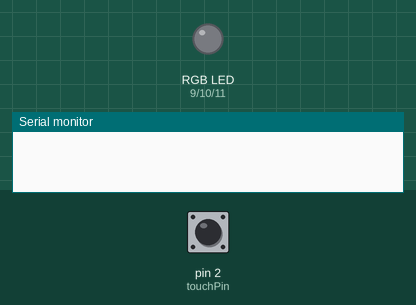
Recording of a sketch running on a simulated Arduino Uno, built with avr-gcc and run on an emulated ATmega328P. Parts: an RGB LED mixed from three pins (HIGH = lit), the last lines printed to the serial monitor. The inputs (shaded band) are chosen by the test bench; at power-on: pin 2 (touchPin) LOW.

Above: at 1.2 s.
1.3 s: pin 2 (touchPin) pulled HIGH for 0.15 s
At 2.3 s:
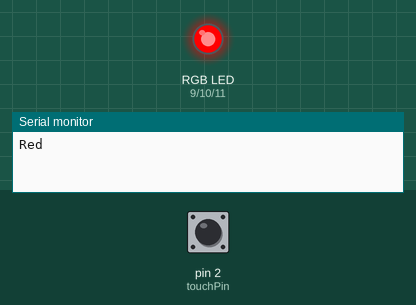
2.9 s: pin 2 (touchPin) pulled HIGH for 1 s
At 3.5 s:
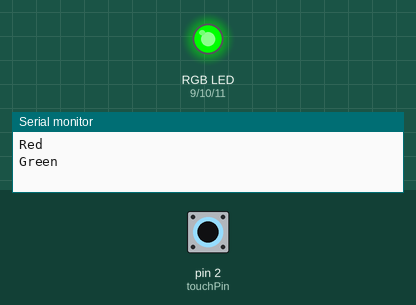
5.4 s: pin 2 (touchPin) pulled HIGH for 0.15 s
At 6.6 s:
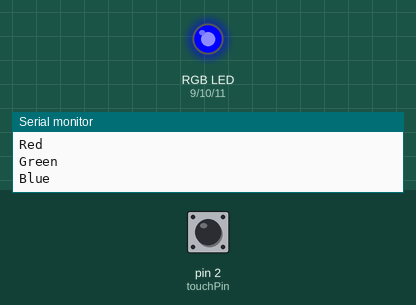
7.0 s: pin 2 (touchPin) pulled HIGH for 3.2 s
At 7.8 s:
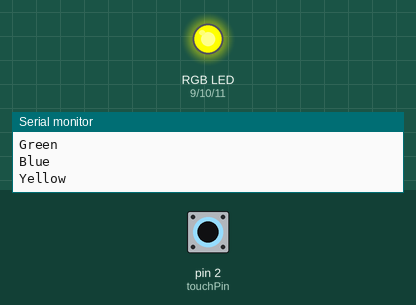
11.7 s: pin 2 (touchPin) pulled HIGH for 0.15 s
At 12.6 s:
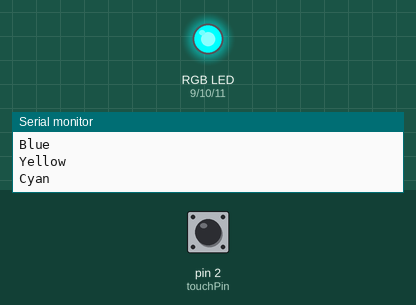
13.3 s: pin 2 (touchPin) pulled HIGH for 1 s
At 13.8 s:
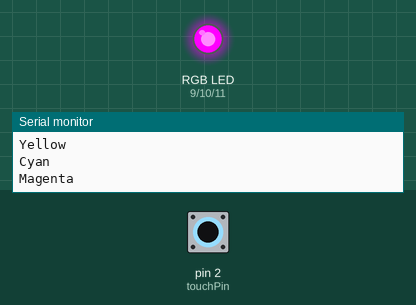
Timing chart, 0 to 16.3 s (numbered marks = the images above; inputs shaded):
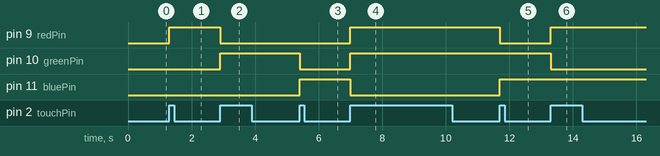

Measured:
- after the input at 1.3 s, pin 9 (redPin): LOW → HIGH at once
- after the input at 2.9 s, pin 9 (redPin): HIGH → LOW at once; pin 10 (greenPin): LOW → HIGH at once
- after the input at 5.4 s, pin 10 (greenPin): HIGH → LOW at once; pin 11 (bluePin): LOW → HIGH at once
- after the input at 7.0 s, pin 9 (redPin), pin 10 (greenPin): LOW → HIGH at once; pin 11 (bluePin): HIGH → LOW at once
- after the input at 11.7 s, pin 9 (redPin): HIGH → LOW at once; pin 11 (bluePin): LOW → HIGH at once
- after the input at 13.3 s, pin 9 (redPin): LOW → HIGH at once; pin 10 (greenPin): HIGH → LOW at once

The sketch:

touch_sensor_rgb_module.ino
```cpp
int touchPin = 2;
int redPin = 9;
int greenPin = 10;
int bluePin = 11;

int count = 0;
bool lastState = LOW;

void setup() {
  pinMode(touchPin, INPUT);
  pinMode(redPin, OUTPUT);
  pinMode(greenPin, OUTPUT);
  pinMode(bluePin, OUTPUT);
  Serial.begin(9600);
}

void loop() {
  bool currentState = digitalRead(touchPin);

  if (currentState == HIGH && lastState == LOW) {
    count++;

    if (count >= 9) count = 1;

    showColor(count);
    delay(300); // debounce
  }

  lastState = currentState;
}

void showColor(int n) {
  switch(n) {
    case 1: setColor(255, 0, 0); Serial.println("Red"); break;
    case 2: setColor(0, 255, 0); Serial.println("Green"); break;
    case 3: setColor(0, 0, 255); Serial.println("Blue"); break;
    case 4: setColor(255, 255, 0); Serial.println("Yellow"); break;
    case 5: setColor(0, 255, 255); Serial.println("Cyan"); break;
    case 6: setColor(255, 0, 255); Serial.println("Magenta"); break;
    case 7: setColor(255, 255, 255); Serial.println("White"); break;
    case 8: setColor(0, 0, 0); Serial.println("OFF"); break;
  }
}

void setColor(int r, int g, int b) {
  analogWrite(redPin, r);
  analogWrite(greenPin, g);
  analogWrite(bluePin, b);
}
```
